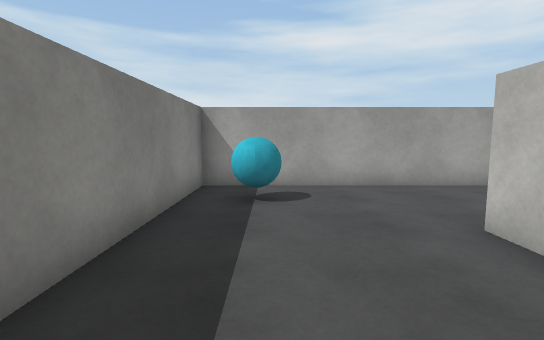
view 1 (above)

16 first-person views from a walk through a scene from a Unity 3-D project. The camera is 1.2 m above the floor, tilts 6° down and sees 85° across. The floor is counted in squares, 1 m on a side. Each view is taken from the middle of a square. On the plan, view 1 faces up. The plan holds only what a view shows up to about 13 squares ahead; the rest is blank. The player is left out. Surface patterns are stand-ins for the level's own textures.

view 2
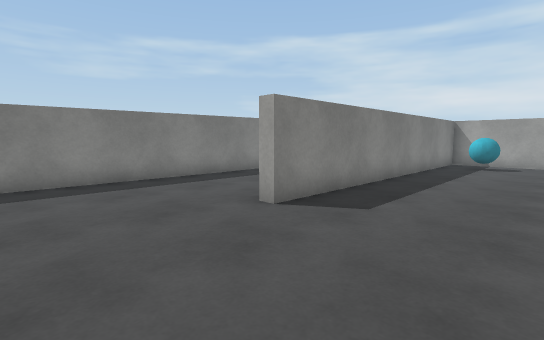

view 3
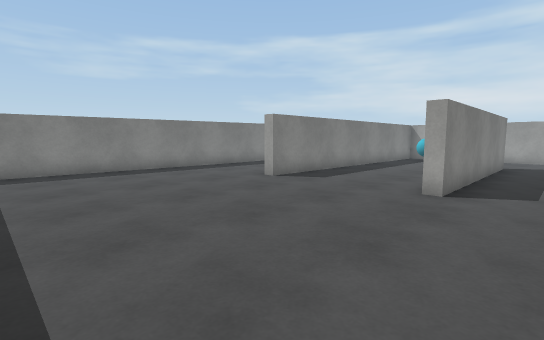

view 4
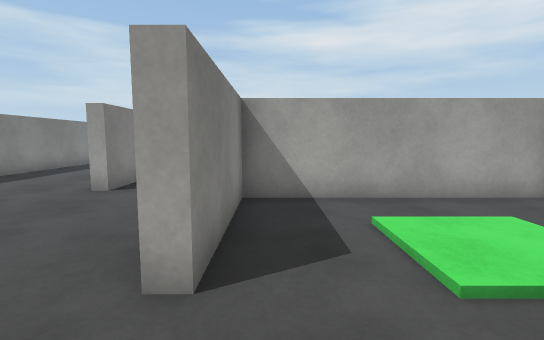

view 5
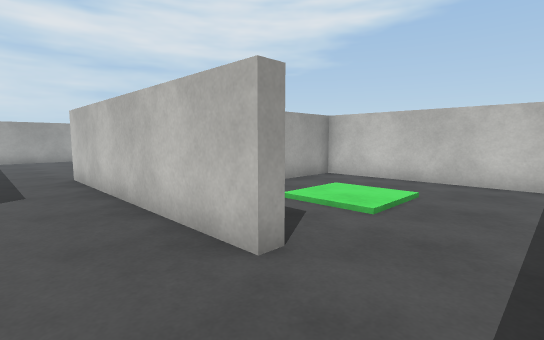

view 6
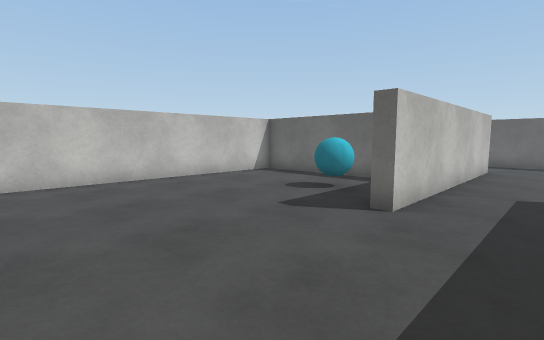

view 7
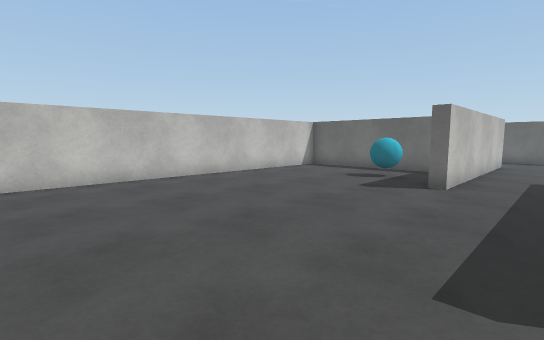

view 8
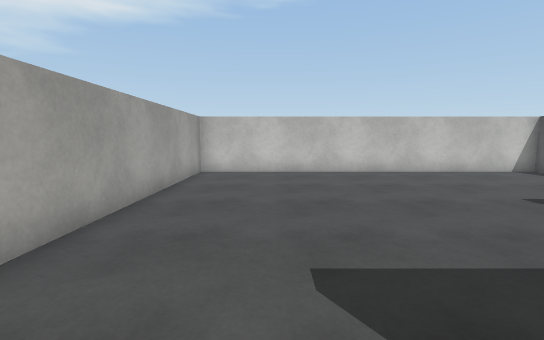

view 9
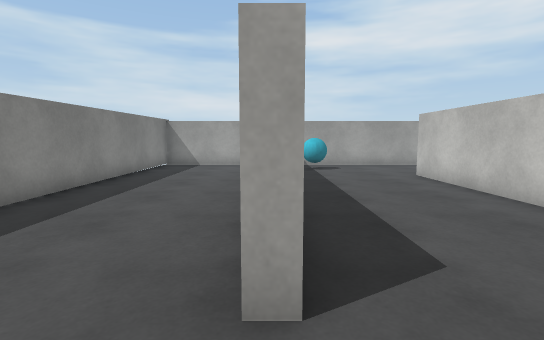

view 10
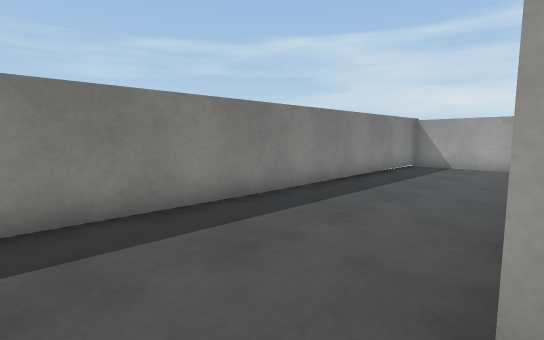

view 11
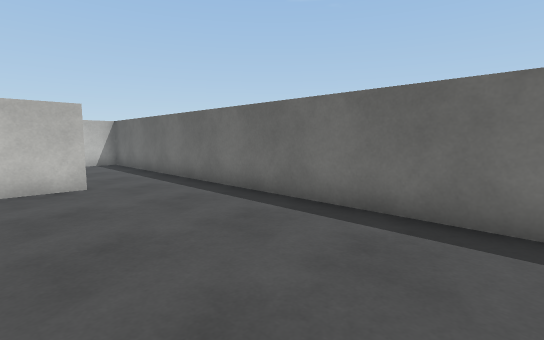

view 12
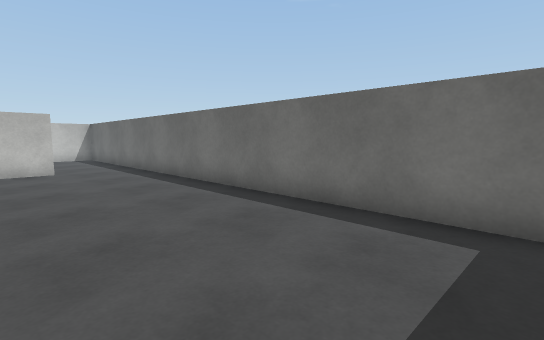

view 13
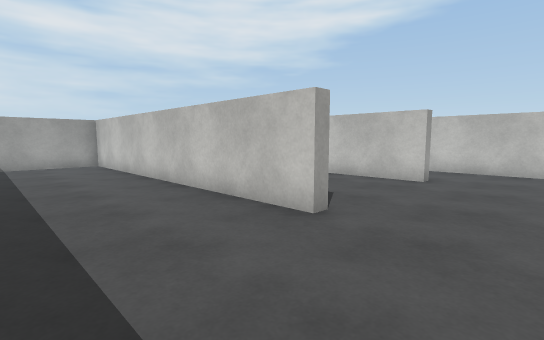

view 14
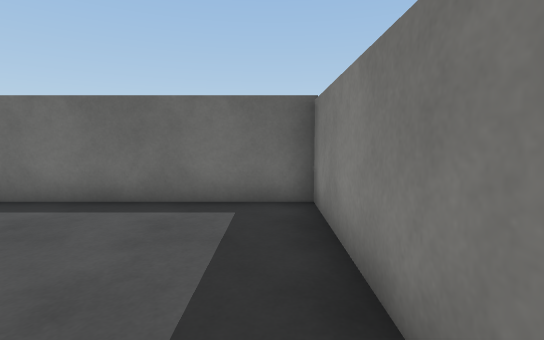

view 15
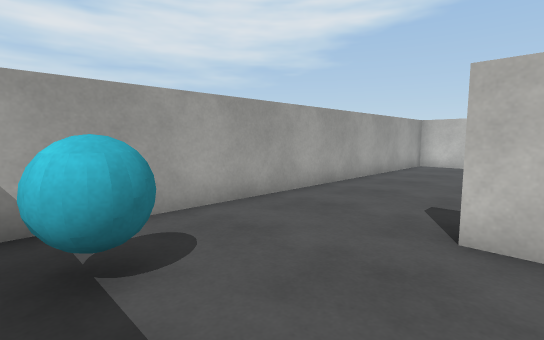

view 16
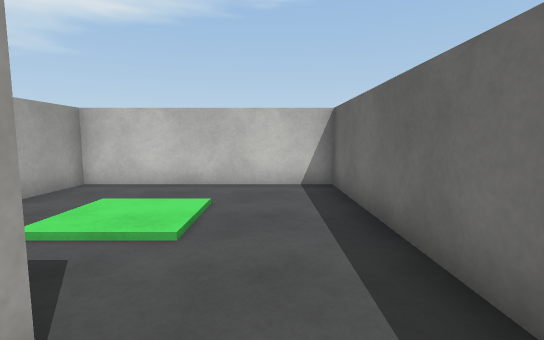

### Floor plan
Points are (right, up) in squares from view 1. A wall is a line through its corners. A room is listed if a view was taken in it or the views show most of it. See-through windows are left out.
Room 1 (views 1, 2, 3, 4, 5, 6, 7, 8, 9, 10, 11, 12, 13, 14, 15, 16)
walls: (3.2, 3.9) (3.2, -4.1) (2.8, -4.1) (2.8, 3.9); (7.5, -4.6) (12.8, -4.6) (12.8, 7.6) (-1.8, 7.6) (-1.8, -4.1) (-2.2, -4.1) (-2.2, 7.6) (-6.8, 7.6) (-6.8, -11.6) (12.8, -11.6) (12.8, -5) (6.4, -5) (6.4, -8.8) (6, -8.8) (6, -0.8) (6.5, -0.8)
objects: cyan ball (-1, 5) to (0, 6); cyan ball (8, -3) to (9, -2)

Positions as (right, up) in squares from view 1, and headings:
1: (0, 0), facing up
2: (2, -8), facing up-left
3: (5, -11), facing up-left
4: (7, -11), facing up
5: (4, -11), facing up-right
6: (4, 4), facing down-right
7: (4, 7), facing down-right
8: (2, 5), facing right
9: (-2, -6), facing up
10: (-2, -6), facing up-left
11: (-2, -7), facing down-right
12: (-6, -7), facing down-right
13: (-6, -7), facing up-right
14: (-6, -6), facing down
15: (-1, 3), facing up-right
16: (5, -10), facing right
